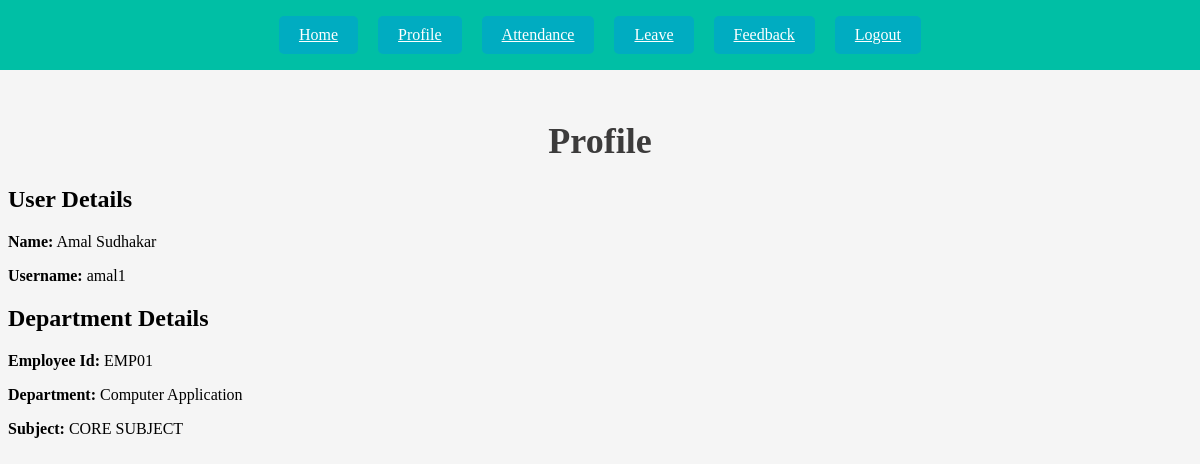
Screenshot of /profile/ (signed in) with the database file from the repository.
### faculty_app/models.py (models this page shows, shortened)
class Faculty(models.Model):
    user = models.OneToOneField(User, on_delete=models.CASCADE, related_name='faculty')
    dob = models.DateField()
    department = models.CharField(max_length=4, choices=DEPARTMENTS)
    date_of_join = models.DateField()
    subject = models.CharField(max_length=4, choices=SUBJECTS)
    emp_id = models.CharField(max_length=10, unique=True)

### faculty_app/views.py (the view)
# urls.py: path('profile/', views.profile, name='profile'),
@user_required
def profile(request):
    faculty = Faculty.objects.get(user=request.user)
    return render(request, 'profile.html', {'faculty': faculty})

### faculty_app/templates/profile.html (shortened to what this page needs)
{% extends 'base.html' %}
{% block content %}
  <h1>Profile</h1>
  <h2>User Details</h2>
  <p><strong>Name:</strong> {{ user.first_name }} {{ user.last_name }}</p>
  <p><strong>Username:</strong> {{ user.username }}</p>
  <h2>Department Details</h2>
  <p><strong>Employee Id:</strong> {{ faculty.emp_id }}</p>
  <p><strong>Department:</strong> {{ faculty.get_department_display }} </p>
  <p><strong>Subject:</strong> {{ faculty.get_subject_display }}</p>
{% endblock %}

### faculty_app/static/css/style.css (style rules this page uses)
h1 { color: #3c3b3b; font-size: 36px; text-align: center; margin-top: 120px; }
body { background-color: #f5f5f5; }

### rows the page displays
Faculty: emp_id "EMP01", department "Computer Application", subject "CORE SUBJECT"

### other values shown
{{ user.first_name }} "Amal"
{{ user.last_name }} "Sudhakar"
{{ user.username }} "amal1"
